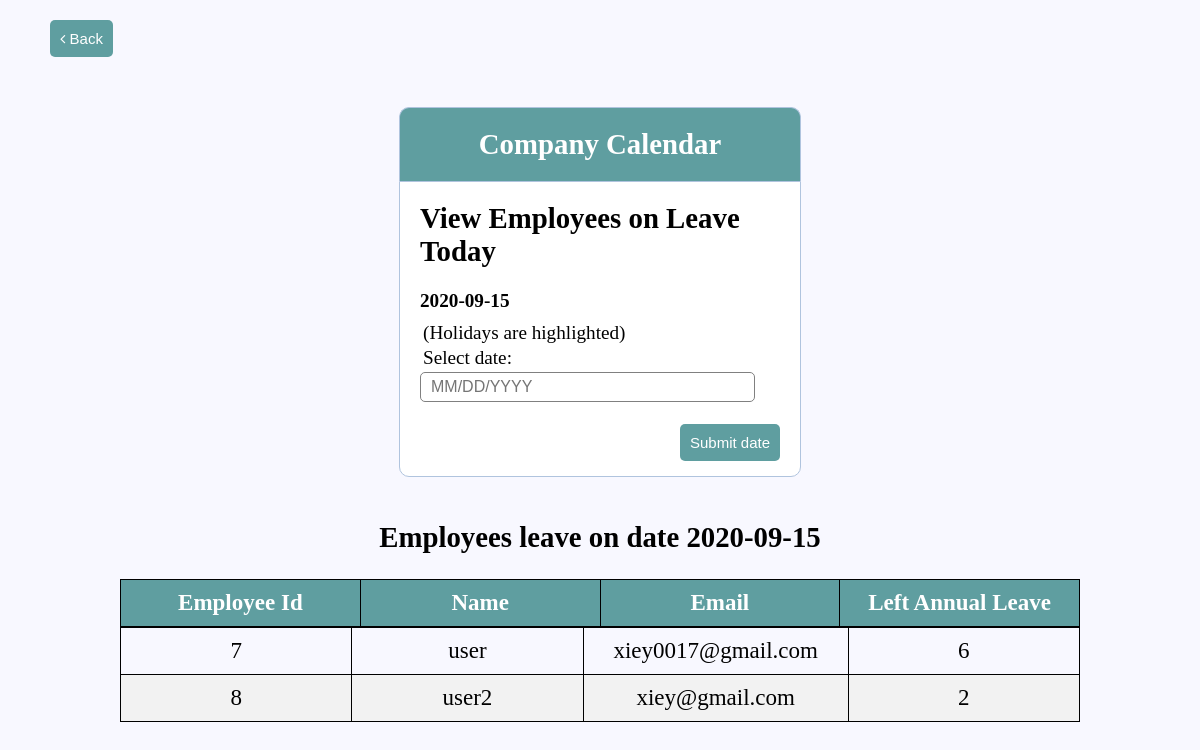
Screenshot of /company_calendar.php with the database file from the repository.
### tables this page shows
CREATE TABLE IF NOT EXISTS `users` (
  `id` int(11) NOT NULL AUTO_INCREMENT,
  `username` varchar(255) NOT NULL,
  `email` varchar(255) NOT NULL,
  `password` varchar(255) NOT NULL,
  `type` varchar(20) DEFAULT 'normal',
  `annual_leave` float DEFAULT '15',
  `medical_leave` float DEFAULT '18',
  PRIMARY KEY (`id`)
);

### company_calendar.php (the view, shortened to what this page needs)
<?php include('server.php');
$leave_date = date('Y-m-d', time());
?>
<!DOCTYPE html>
<html lang="en">
<head>
</head>
<body>
    <a href="index.php"><button name="back" class="btn" style="margin-top: 20px; margin-left: 50px"><i class="fa fa-angle-left"></i> Back </button></a>
    <div class="header">
        <h2>Company Calendar</h2>
    </div>
    <form action="company_calendar.php" method="POST">
        <h2>View Employees on Leave Today </h2>
        <br>
        <?php
        echo "<strong>" . $leave_date . "</strong>";
        ?>
        <br>
        <div class="input-group">
            <?php include('calendar.php') ?>
            <label for="leave_date">(Holidays are highlighted)</label>
            <label for="leave_date">Select date: </label>
            <input type="text" placeholder="MM/DD/YYYY" id="leave_date" name="leave_date" required>
            <br>
            <br>
            <button type="submit" id="calendar" name="calendar" class="btn" style='font-size: 15px; float:right'> Submit date </button>
        </div>
        <br>
    </form>
    <br>
    <br>
    <h2 style="text-align: center;">Employees leave on date <?php echo "<strong>" . $leave_date . "</strong>"; ?></h2>
    <table style="margin-top: 25px;">
        <tr>
            <th class="th">Employee Id</th>
            <th class="th">Name</th>
            <th class="th">Email</th>
            <th class="th">Left Annual Leave</th>
        </tr>
        <?php
        if (isset($leave_date)) {
            $query = "SELECT username FROM leaves WHERE '$leave_date' BETWEEN start_date and end_date;";
            $results = mysqli_query($db, $query);
            $usernames = array();
            while ($row = mysqli_fetch_assoc($results)) {
                $usernames[] = $row['username'];
            }
            if (isset($usernames)) {
                $query = "SELECT * FROM users WHERE username IN ( '" . implode("', '", $usernames) . "' )";
                $results = mysqli_query($db, $query);
                echo "<table>";
                while ($row = mysqli_fetch_array($results)) {
                    echo "<tr><td>" . $row['id'] . "</td><td>" . $row['username'] . "</td><td>" . $row['email'] . "</td><td>" . $row['annual_leave'] . "</td></tr>";
                }
                echo "</table>";
            }
        }
        ?>
    </table>
    <br>
    <br>
</body>
</html>

### style.css (style rules this page uses)
* { margin: 0px; padding: 0px; }
body { font-size: 120%; background: #f8f8ff; }
.header { width: 30%; margin: 50px auto 0px; color: white; background: #5f9ea0; text-align: center; border: 1px solid #b0c4de; border-bottom: none; border-radius: 10px 10px 0px 0px; padding: 20px; }
form, .content { width: 30%; margin: 0px auto; padding: 20px; border: 1px solid #b0c4de; background: white; border-radius: 0px 0px 10px 10px; }
.input-group { margin: 10px 0px 10px 0px; }
.input-group label { display: block; text-align: left; margin: 3px; }
.input-group input { height: 30px; width: 93%; padding: 5px 10px; font-size: 16px; border-radius: 5px; border: 1px solid grey; }
.btn { padding: 10px; font-size: 15px; color: white; background: #5f9ea0; border: none; border-radius: 5px; text-decoration: none; }

### company_calendar.php (style rules this page uses)
table, th, tr, td { margin: auto; padding: 10px; border-collapse: collapse; border: 1px solid black; width: 80%; font-size: 23px; text-align: center; }
.th { width: 20%; background-color: #5f9ea0; color: white; }
td { width: 20%; }
tr { height: 20px; }
tr:nth-child(even) { background-color: #f2f2f2; }

### rows the page displays
users: id "7", username "user", email "xiey0017@gmail.com", annual_leave "6"
users: id "8", username "user2", email "xiey@gmail.com", annual_leave "2"

### other values shown
$leave_date "2020-09-15"
